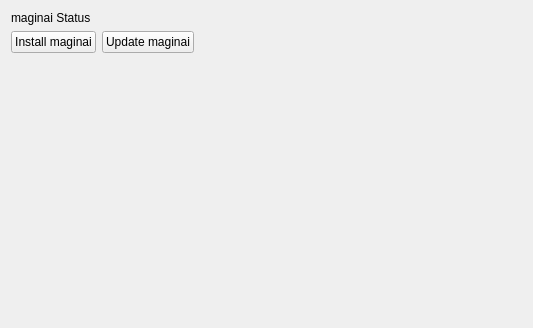
<?xml version="1.0" encoding="UTF-8"?>
<ui version="4.0">
 <class>MaginaiWidget</class>
 <widget class="QWidget" name="MaginaiWidget">
  <property name="geometry">
   <rect>
    <x>0</x>
    <y>0</y>
    <width>533</width>
    <height>328</height>
   </rect>
  </property>
  <property name="windowTitle">
   <string>Form</string>
  </property>
  <layout class="QVBoxLayout" name="verticalLayout">
   <item>
    <layout class="QHBoxLayout" name="horizontalLayout_4">
     <item>
      <widget class="QLabel" name="label_5">
       <property name="text">
        <string>maginai Status</string>
       </property>
      </widget>
     </item>
    </layout>
   </item>
   <item>
    <layout class="QHBoxLayout" name="horizontalLayout_5">
     <item>
      <widget class="QPushButton" name="btn_install">
       <property name="text">
        <string>Install maginai</string>
       </property>
      </widget>
     </item>
     <item>
      <widget class="QPushButton" name="btn_update">
       <property name="text">
        <string>Update maginai</string>
       </property>
      </widget>
     </item>
     <item>
      <spacer name="horizontalSpacer_4">
       <property name="orientation">
        <enum>Qt::Horizontal</enum>
       </property>
       <property name="sizeHint" stdset="0">
        <size>
         <width>40</width>
         <height>20</height>
        </size>
       </property>
      </spacer>
     </item>
    </layout>
   </item>
   <item>
    <spacer name="verticalSpacer">
     <property name="orientation">
      <enum>Qt::Vertical</enum>
     </property>
     <property name="sizeHint" stdset="0">
      <size>
       <width>20</width>
       <height>40</height>
      </size>
     </property>
    </spacer>
   </item>
  </layout>
 </widget>
 <resources/>
 <connections/>
</ui>
